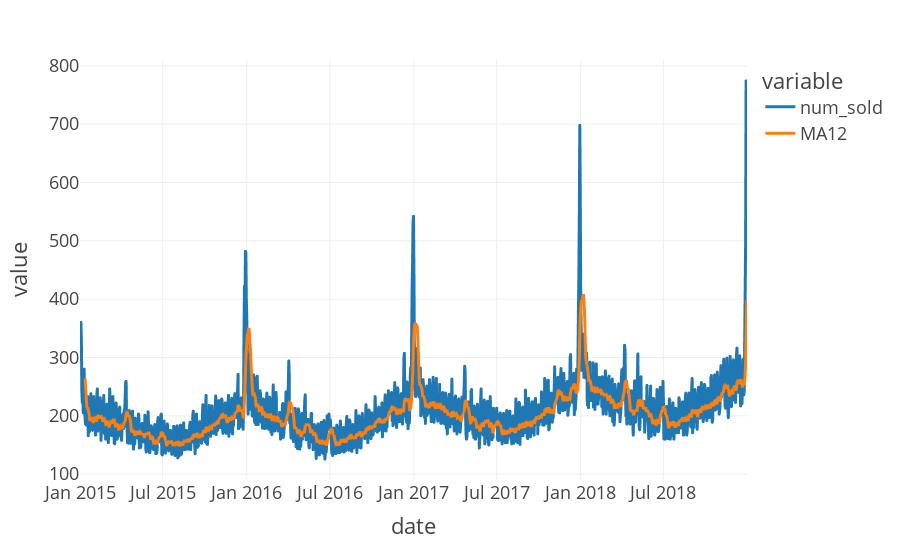

This figure's notebook cell:
### Code cell
import plotly.express as px
fig = px.line(data, x="date", y=["num_sold","MA12"],template='presentation')
fig.show()

### Figure 1 — Plotly figure (JSON) as saved in the notebook; plotly's stock layout.template omitted (floating-point values rounded to 4 significant figures; data arrays with more than 128 entries replaced by an {"elided": "..."} marker saying what was removed)
{"data": [{"hovertemplate": "variable=num_sold<br>date=%{x}<br>value=%{y}<extra></extra>", "legendgroup": "num_sold", "line": {"color": "#1F77B4", "dash": "solid"}, "marker": {"symbol": "circle"}, "mode": "lines", "name": "num_sold", "showlegend": true, "type": "scattergl", "x": {"elided": "1461 str values"}, "xaxis": "x", "y": {"elided": "1461 int values"}, "yaxis": "y"}, {"hovertemplate": "variable=MA12<br>date=%{x}<br>value=%{y}<extra></extra>", "legendgroup": "MA12", "line": {"color": "#FF7F0E", "dash": "solid"}, "marker": {"symbol": "circle"}, "mode": "lines", "name": "MA12", "showlegend": true, "type": "scattergl", "x": {"elided": "1461 str values"}, "xaxis": "x", "y": {"elided": "1461 float values"}, "yaxis": "y"}], "layout": {"autosize": true, "legend": {"title": {"text": "variable"}, "tracegroupgap": 0}, "margin": {"t": 60}, "xaxis": {"anchor": "y", "autorange": true, "domain": [0, 1], "range": ["2015-01-01", "2018-12-31"], "title": {"text": "date"}, "type": "date"}, "yaxis": {"anchor": "x", "autorange": true, "domain": [0, 1], "range": [90, 810], "title": {"text": "value"}, "type": "linear"}}}
